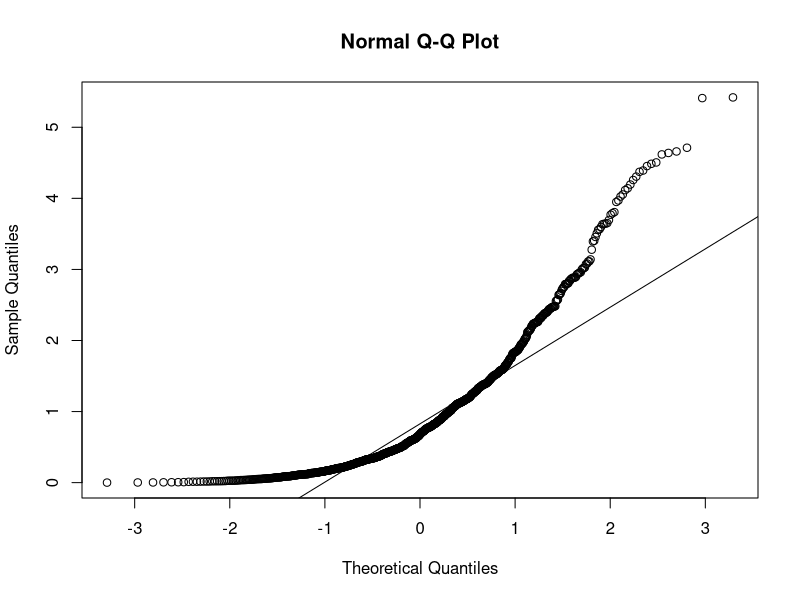
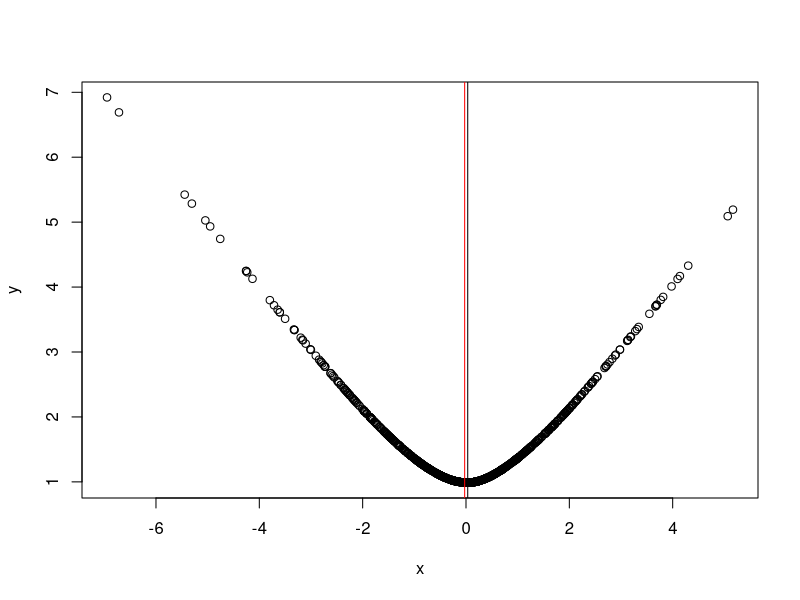
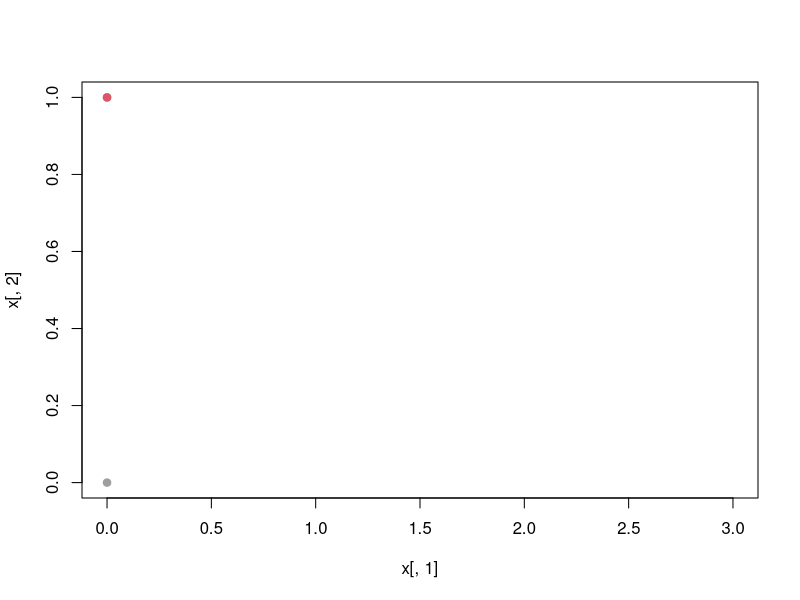

The R source for these figures, in order:
library(rmutil)

y = rexp(1000, 1)
qqnorm(y)
qqline(y)

qt(1-0.025, 5-1)

x = rlaplace(1000)
y = rep(0, length(x))
for (i in 1:length(x)) {
  y[i] = mean(abs(x-x[i]))
}
plot(x,y)
abline(v=median(x))
abline(v=mean(x), col='red')
print(mean(abs(x-mean(x))))
print(mean(abs(x-median(x))))


t.test2 <- function(m1,m2,s1,s2,n1,n2,m0=0,equal.variance=FALSE)
{
  if( equal.variance==FALSE ) 
  {
    se <- sqrt( (s1^2/n1) + (s2^2/n2) )
    # welch-satterthwaite df
    df <- ( (s1^2/n1 + s2^2/n2)^2 )/( (s1^2/n1)^2/(n1-1) + (s2^2/n2)^2/(n2-1) )
    print(df)
  } else
  {
    # pooled standard deviation, scaled by the sample sizes
    se <- sqrt( (1/n1 + 1/n2) * ((n1-1)*s1^2 + (n2-1)*s2^2)/(n1+n2-2) ) 
    df <- n1+n2-2
  }      
  t <- (m1-m2-m0)/se 
  dat <- c(m1-m2, se, t, 2*pt(-abs(t),df))    
  names(dat) <- c("Difference of means", "Std Error", "t", "p-value")
  return(dat) 
}
# you'll find this output agrees with that of t.test when you input x1,x2
t.test2(1.2, 1.0, sqrt(0.5), sqrt(0.5), 5, 5)


W = 5*(0.90 - 0)^2 / (1.31-0.90^2)
print(W)
print(1-pchisq(W, df=1))
T = sqrt(5)*(0.90-0) / sqrt(5*(1.31-0.90^2)/4)
print(T^2)
print(1-pt(T, df=4))

S = 0.625
T = 0.9 / sqrt(0.625)
2*(1-pt(T, df=4))
print(0.9-qt(0.025, df=4)*sqrt(5*(1.31-0.90^2)/4)/sqrt(5))
print(0.9+qt(0.025, df=4)*sqrt(5*(1.31-0.90^2)/4)/sqrt(5))
print(0.90-2.776445*sqrt(S)/sqrt(5))
print(0.90+2.776445*sqrt(S)/sqrt(5))

theta=3
integrate(function(x)(x^3/theta)*exp(-x^2/(2*theta)), 0, Inf)
qchisq(1-0.07, df=1)

th = (1.09+0.86^2)/2
1-pchisq(500*(th-1)^2/th^2, df=1) 
1-pchisq(2*500*(th-1-log(th)), df=1) 

x <- matrix(c(0,1,0,1,0,0,3,0), ncol=2, byrow=T)
y <- c(10,9,7,-1)
print(solve(t(x)%*%x)%*%(t(x)%*%y))
plot(x[,1],x[,2], col=y-min(y), pch=19)
